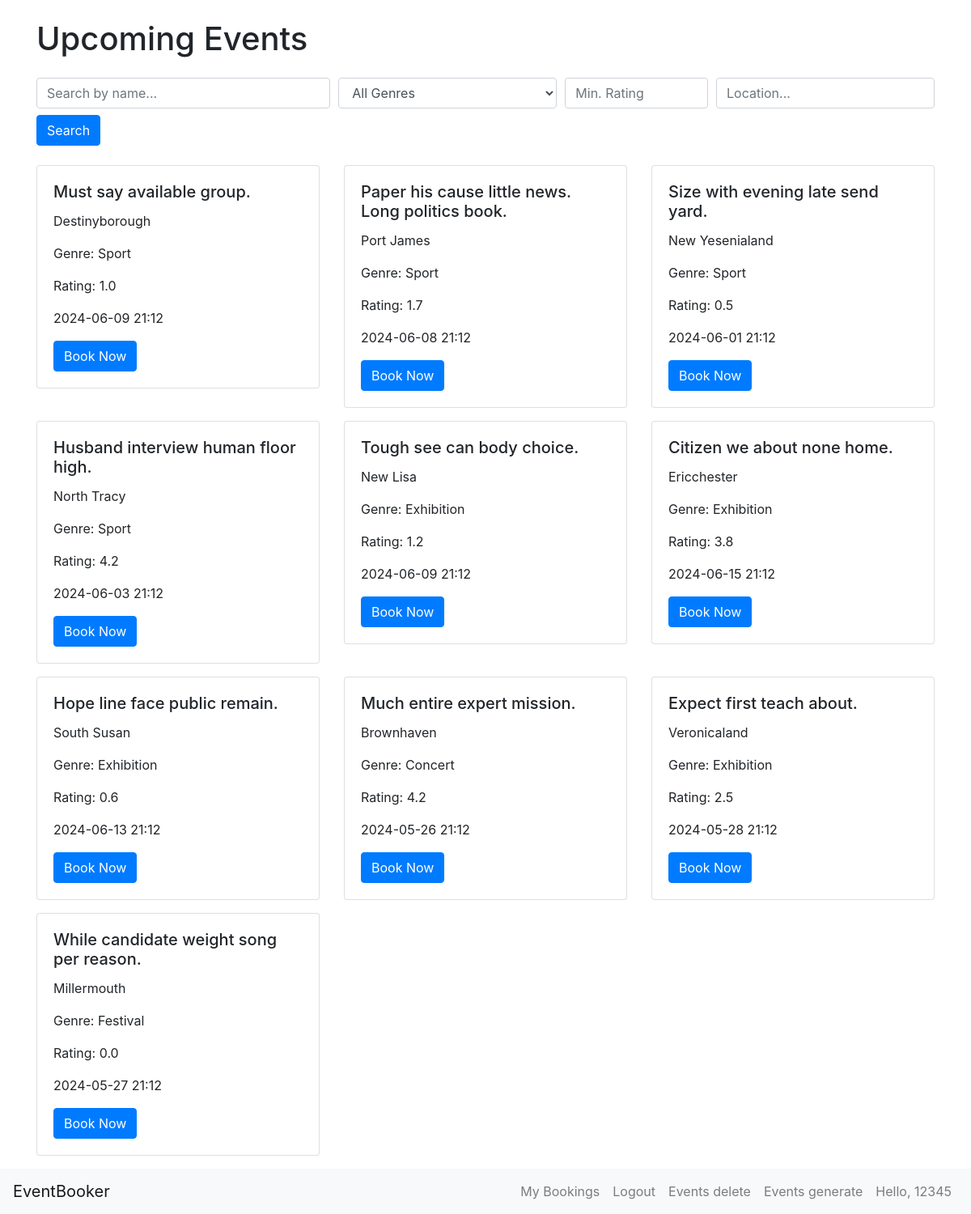
/home (signed in), run on the app's committed database.
### app/models.py (models this page shows, shortened)
class Event(db.Model):
    id = db.Column(db.Integer, primary_key=True)
    name = db.Column(db.String(100), nullable=False)
    location = db.Column(db.String(100), nullable=False)
    date = db.Column(db.DateTime, nullable=False)
    genre = db.Column(db.String(50))
    rating = db.Column(db.Float, default=0.0)
    bookings = db.relationship('Booking', backref='event', lazy=True, cascade='all, delete-orphan')

class User(db.Model, UserMixin):
    id = db.Column(db.Integer, primary_key=True)
    username = db.Column(db.String(20), unique=True, nullable=False)
    password_hash = db.Column(db.String(128), nullable=False)
    preferences = db.Column(db.String(255))
    bookings = db.relationship('Booking', backref='user', lazy=True)

### app/routes.py (the view)
@app.route('/')
@app.route('/home')
def home() -> str:
    if current_user.is_authenticated:
        user_preferences = current_user.preferences.split(',') if current_user.preferences else []
        preferred_events = Event.query.filter(Event.genre.in_(user_preferences)).all()
        other_events = Event.query.filter(Event.genre.notin_(user_preferences)).all()
        events = preferred_events + other_events
    else:
        events = Event.query.all()
    return render_template('home.html', events=events)

### app/models.py (called while the page is built)
@login_manager.user_loader
def load_user(user_id):
    return User.query.get(int(user_id))

### app/templates/home.html (shortened to what this page needs)
{% extends 'base.html' %}
{% block content %}
<div class="container mt-4">
    <h1 class="mb-4">Upcoming Events</h1>
        <form method="GET" action="{{ url_for('search') }}" class="mb-4">
            <div class="form-row">
                <div class="col-md-4">
                    <input type="text" class="form-control" name="query" placeholder="Search by name...">
                </div>
                <div class="col-md-3">
                    <select class="form-control" name="genre">
                        <option value="">All Genres</option>
                    </select>
                </div>
                <div class="col-md-2">
                    <input type="number" class="form-control" name="min_rating" min="0" max="5" step="0.1" placeholder="Min. Rating">
                </div>
                <div class="col-md-3">
                    <input type="text" class="form-control" name="location" placeholder="Location...">
                </div>
            </div>
            <button type="submit" class="btn btn-primary mt-2">Search</button>
        </form>
    <div class="row">
        {% for event in events %}
        <div class="col-md-4 mb-3">
            <div class="card">
                <div class="card-body">
                    <h5 class="card-title">{{ event.name }}</h5>
                    <p class="card-text">{{ event.location }}</p>
                    <p class="card-text">Genre: {{ event.genre }}</p>
                    <p class="card-text">Rating: {{ event.rating }}</p>
                    <p class="card-text">{{ event.date.strftime('%Y-%m-%d %H:%M') }}</p>
                    {% if current_user.is_authenticated %}
                        {% set booking = current_user.bookings|selectattr('event_id', '==', event.id)|first %}
                        {% if booking %}
                            {% if not booking.is_paid %}
                                <a href="{{ url_for('payment', booking_id=booking.id) }}" class="btn btn-success">Pay</a>
                            {% endif %}
                        {% else %}
                            <a href="{{ url_for('book', event_id=event.id) }}" class="btn btn-primary">Book Now</a>
                        {% endif %}
                    {% else %}
                        <a href="{{ url_for('login') }}" class="btn btn-primary">Login to Book</a>
                    {% endif %}
                </div>
            </div>
        </div>
        {% endfor %}
    </div>
</div>
{% endblock %}

### app/templates/base.html (shortened to what this page needs)
<!DOCTYPE html>
<html lang="en">
<head>
    <link href="https://stackpath.bootstrapcdn.com/bootstrap/4.5.2/css/bootstrap.min.css" rel="stylesheet">
</head>
<body>
    {% block content %}{% endblock %}
</body>
<nav class="navbar navbar-expand-lg navbar-light bg-light">
    <a class="navbar-brand" href="{{ url_for('home') }}">EventBooker</a>
    <div class="collapse navbar-collapse" id="navbarNav">
        <ul class="navbar-nav ml-auto">
            {% if current_user.is_authenticated %}
                <li class="nav-item">
                    <a class="nav-link" href="{{ url_for('bookings') }}">My Bookings</a>
                </li>
                <li class="nav-item">
                    <a class="nav-link" href="{{ url_for('logout') }}">Logout</a>
                </li>
                <li class="nav-item">
                    <a class="nav-link" href="{{ url_for('events_delete') }}">Events delete</a>
                <li class="nav-item">
                    <a class="nav-link" href="{{ url_for('generate_events') }}">Events generate</a>
                </li>
                <li class="nav-item">
                    <a class="nav-link">Hello, {{ current_user.username }}</a>
                </li>
            {% endif %}
        </ul>
    </div>
  </nav>
</html>

### data on the page
Event: name "Must say available group.", location "Destinyborough", genre "Sport", rating "1.0", date "2024-06-09 21:12"
Event: name "Paper his cause little news. Long politics book.", location "Port James", genre "Sport", rating "1.7", date "2024-06-08 21:12"
Event: name "Size with evening late send yard.", location "New Yesenialand", genre "Sport", rating "0.5", date "2024-06-01 21:12"
Event: name "Husband interview human floor high.", location "North Tracy", genre "Sport", rating "4.2", date "2024-06-03 21:12"
Event: name "Tough see can body choice.", location "New Lisa", genre "Exhibition", rating "1.2", date "2024-06-09 21:12"
Event: name "Citizen we about none home.", location "Ericchester", genre "Exhibition", rating "3.8", date "2024-06-15 21:12"
Event: name "Hope line face public remain.", location "South Susan", genre "Exhibition", rating "0.6", date "2024-06-13 21:12"
Event: name "Much entire expert mission.", location "Brownhaven", genre "Concert", rating "4.2", date "2024-05-26 21:12"
Event: name "Expect first teach about.", location "Veronicaland", genre "Exhibition", rating "2.5", date "2024-05-28 21:12"
Event: name "While candidate weight song per reason.", location "Millermouth", genre "Festival", rating "0.0", date "2024-05-27 21:12"
User: username "12345"
